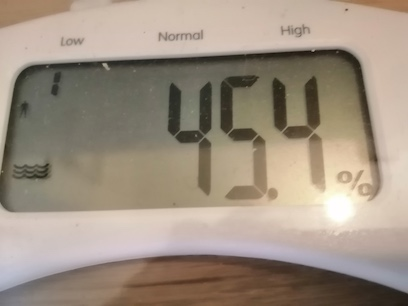
#> input picture imgs/dSet_create/s0.jpg, 408 x 306 px, found by its file name
$ python img_to_bw.py   (older library calls are emulated)
#> lines starting #> are read from the running program, lines starting #| are printed output that depends on the picture; after the words box and inside, x2 and y2 are one past the last pixel; in counts of white or black regions, pixels touching at a corner belong together
#! /usr/bin/env python

# load image convert to B&W

# AIM:
# steps
# load phone colour image 3264 x 2448 ~3Mb
# Shrink to 64px wide
# make greyscale

# derived from
# https://www.blog.pythonlibrary.org/2017/10/11/convert-a-photo-to-black-and-white-in-python/
#
# this is probably worth a quick experiment too
# https://datacarpentry.org/image-processing/07-thresholding/

from PIL import Image

def black_and_white(input_image_path, output_image_path):

#> called with input_image_path = './data/scales/s0.jpg', output_image_path = './data/scales/s0_bw.jpg'
    color_image = Image.open(input_image_path)
#> color_image is the input picture: PIL image 408x306 RGB; mean R, G, B 157.8, 144.1, 128.9
    bw = color_image.convert('L')
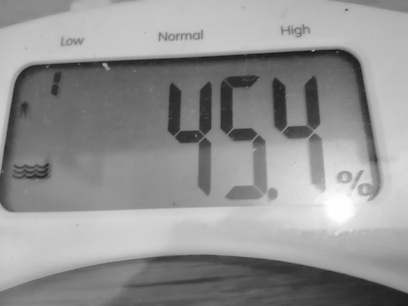
#> bw: PIL image 408x306 L; min 12, max 255, mean 146.5
    bw.save(output_image_path)

# https://www.blog.pythonlibrary.org/2017/10/11/convert-a-photo-to-black-and-white-in-python/
def black_and_white_dithering(input_image_path,
    output_image_path,
    dithering=True):

#> called with input_image_path = './data/scales/s0.jpg', output_image_path = './data/scales/s0_bw_d.jpg', dithering = True
    color_image = Image.open(input_image_path)
    if dithering:
        bw = color_image.convert('1')
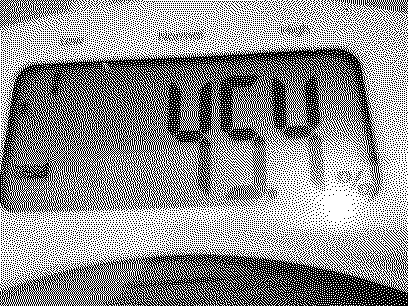
#> bw: PIL image 408x306 1; 57.3% white; black in thin lines or dots
#> call 2 of black_and_white_dithering, with input_image_path = './data/scales/s0.jpg', output_image_path = './data/scales/s0_bw_Nd.jpg', dithering = False
#> in black_and_white_dithering (call 2), `bw = color_image.convert('1',dither=Image.NONE)`:
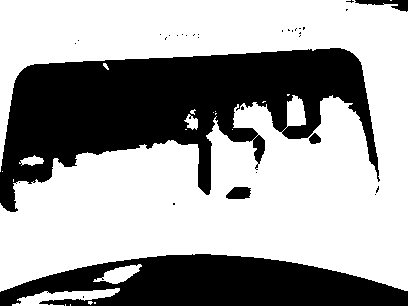
#> bw: PIL image 408x306 1; 63.1% white; 33 black regions (28 under 20 px), largest, box (x1, y1, x2, y2) and area: (0, 48, 380, 212) 30880, (0, 254, 408, 306) 14415, (355, 0, 408, 12) 301, (226, 187, 251, 199) 245, (309, 133, 321, 144) 92
    else:
        bw = color_image.convert('1',dither=Image.NONE)

    bw.save(output_image_path)


def create_thumbnail(input_image_path, output_image_path, size):
#> called with input_image_path = './data/scales/s0.jpg', output_image_path = './data/scales/s0_thumb.jpg', size = (64, 64)
    try:
        img = Image.open(input_image_path)
        img.thumbnail(size, Image.ANTIALIAS)
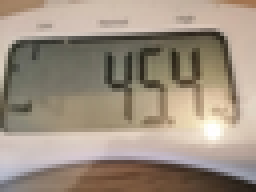
#> img: PIL image 64x48 RGB (shown 4 times larger); mean R, G, B 157.8, 144, 128.8
        img.save(output_image_path, "JPEG")
    except IOError:
        print(f"cannot create thumbnail for {output_image_path}")


def bw_thumb(input_image_path, output_image_path, size, blak_gray, dithering=True):
#> called with input_image_path = './data/scales/s0.jpg', output_image_path = './data/scales/s0_bw_d_thumb.jpg', size = (64, 64), blak_gray = '1', dithering = True
    try:
        img = Image.open(input_image_path)

        img.thumbnail(size, Image.ANTIALIAS)

        if dithering:
            bw = img.convert(blak_gray)
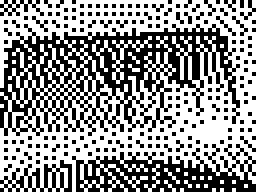
#> bw: PIL image 64x48 1 (shown 4 times larger); 57.3% white; black in thin lines or dots
        else:
            bw = img.convert(blak_gray,dither=Image.NONE)

        bw.save(output_image_path, "JPEG")

    except IOError:
        print(f"cannot create thumbnail for {output_image_path}")


if __name__ == '__main__':
    black_and_white('./data/scales/s0.jpg',
        './data/scales/s0_bw.jpg')

    black_and_white_dithering('./data/scales/s0.jpg',
        './data/scales/s0_bw_d.jpg')

    black_and_white_dithering('./data/scales/s0.jpg',
        './data/scales/s0_bw_Nd.jpg', False)

    BOW  = '1'              # Black or White
    GREY = 'L'              # Greay scale 256?
    thumb_size = 64, 64     # goes with width :)
    create_thumbnail('./data/scales/s0.jpg',
        './data/scales/s0_thumb.jpg', thumb_size)

    bw_thumb('./data/scales/s0.jpg',
        './data/scales/s0_bw_d_thumb.jpg', thumb_size, BOW)

    bw_thumb('./data/scales/s0.jpg',
        './data/scales/s0_bw_Nd_thumb.jpg', thumb_size, BOW, False)
#> call 2 of bw_thumb, with input_image_path = './data/scales/s0.jpg', output_image_path = './data/scales/s0_bw_Nd_thumb.jpg', size = (64, 64), blak_gray = '1', dithering = False
#> in bw_thumb (call 2), `bw = img.convert(blak_gray,dither=Image.NONE)`:
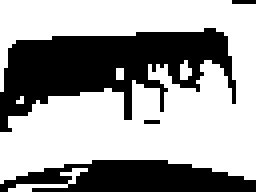
#> bw: PIL image 64x48 1 (shown 4 times larger); 62.5% white; 4 black regions (2 under 20 px), largest, box (x1, y1, x2, y2) and area: (0, 7, 59, 33) 783, (0, 40, 64, 48) 360

    bw_thumb('./data/scales/s0.jpg',
        './data/scales/s0_bw_d_thumb.jpg', thumb_size, GREY)
#> call 3 of bw_thumb, with input_image_path = './data/scales/s0.jpg', output_image_path = './data/scales/s0_bw_d_thumb.jpg', size = (64, 64), blak_gray = 'L', dithering = True
#> in bw_thumb (call 3), `bw = img.convert(blak_gray)`:
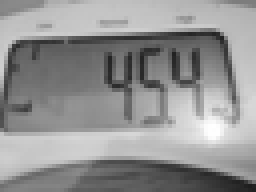
#> bw: PIL image 64x48 L (shown 4 times larger); min 30, max 255, mean 146.4
